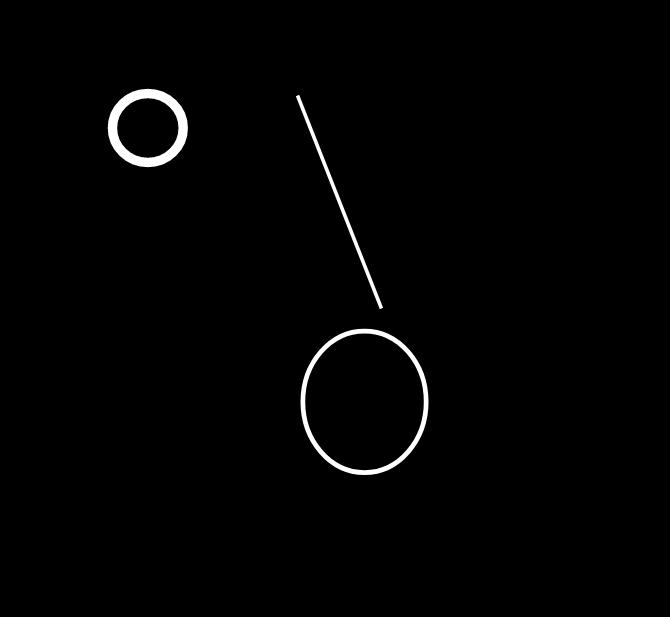
#> input picture test_images/image1.jpg, 670 x 617 px
$ python main.py --img_path test_images/image1.jpg
#> lines starting #> are read from the running program, lines starting #| are printed output that depends on the picture; after the words box and inside, x2 and y2 are one past the last pixel; in counts of white or black regions, pixels touching at a corner belong together
### angleDetector.py
import cv2
import matplotlib.pyplot as plt
import math
import numpy as np

# required for Hierarchical Clustering
from scipy.cluster.hierarchy import single, fcluster
from scipy.spatial.distance import pdist

from collections import defaultdict

# to find angle from slope
from math import atan, degrees


class angleDetector():
  def __init__(self, img):
    self.im = img
    self.coords = 0
    self.cluster_dict = defaultdict(lambda: [])

  def _sample_black_im(self):
    return np.zeros_like(self.im)

  def find_coord(self):
    """
        groups all points in the image
    """
    np_arr = np.array(self.im)
    self.coords = np.column_stack(np.where(np_arr > 0))
    return self.coords

  def draw_coords_on_black_im(self, coords):
    """
      draws an array of points on a plain black image. (useful for testing)
    """
    sample_im = self._sample_black_im()
    for coord in coords:
      sample_im = cv2.circle(sample_im, (int(coord[1]),int(coord[0])), radius=0, color=(255, 255, 255), thickness=-1)
    self.plot_im(sample_im)
    return sample_im

  def plot_im(self, im):
    plt.imshow(im, cmap="gray")

  def find_clusters(self):
    """
      finds clusters in a set of points. hierarchical clustering used.

      references:
      1. https://docs.scipy.org/doc/scipy/reference/generated/scipy.cluster.hierarchy.single.html#scipy.cluster.hierarchy.single
      2. https://www.analyticsvidhya.com/blog/2021/08/hierarchical-clustering-algorithm-python/
    """

    # generate the linkage matrix
    X = self.coords
    y = pdist(X)
    Z = single(y)
    self.clusters = fcluster(Z, 1, criterion='distance')
    self.clusters = np.expand_dims(self.clusters, axis=1)
    # remove empty arrays
    self.clusters[self.clusters.astype(bool)]
    print(f" clusters.shape: {self.clusters.shape}")
    return self.clusters

  def group_coords(self):
    """
    group all points into their respective clusters.

    """
    # stack clusters and coordinates
    # group = np.hstack((self.clusters,self.coords))
    group = zip(self.clusters,self.coords)
    cluster_dict = defaultdict(lambda: [])
    for k, v in group:
      cluster_dict[k[0]].append(v)

    # converting all dictionary to np arrays
    for k in cluster_dict:
      cluster_dict[k] = np.array(cluster_dict[k])

    # cleaning of cluster
    # number of points that should be present to consider it a valid cluster
    tmp_dict = cluster_dict.copy()
    thresh = 100
    for k in tmp_dict:
      if len(cluster_dict[k]) < thresh:
        del cluster_dict[k]

    self.cluster_dict = cluster_dict
    # print(f"cluster_dict: {cluster_dict}")

    return self.cluster_dict

  def arr_line_equation(self, arr):
    """
     finds the line equation of a numpy array

     references:
     1. https://stackoverflow.com/questions/67387303/line-equation-of-every-two-consecutive-points-in-a-numpy-array
    """
    # [13 lines of commented-out code are left out]

    (y1,x1),(y2,x2) = self.find_min_max_wrt_x_coord(arr)
    m = (y2 - y1)/(x2 - x1)
    c = y2 - m * x2

    # print(f" m:{m},c:{c}")
    return (m,c)

  def line_detector(self):
    """
      find the line cluster and its equation from all the clusters in the image
    """
    group = self.group_coords()
    cluster_slope_dict = defaultdict(lambda: [])
    print("\n assuming all clusters are line and finding line equation for all:")
    for k in group:
      m, b = self.arr_line_equation(group[k])           # slope of each cluster
      cluster_slope_dict[k] = (m, b)

      print(f"key: {k}, m: {m}, b: {b}")

    print("\n")
    self.cluster_slope_dict = cluster_slope_dict

    # print(cluster_slope_dict)
    return cluster_slope_dict

  # [7 lines left out: function find_min_max_coord, not called in this run]


  def find_min_max_wrt_x_coord(self, cluster):
    """
      find min max w.r.t x coordinates
    """

    y1, x1 = cluster[np.argmin(cluster[:,1], axis=0)]
    y2, x2 = cluster[np.argmax(cluster[:,1], axis=0)]
    return ((y1,x1),(y2,x2))

  def find_distance(self,a, b):
    """Return distance between line a and b"""
    dist = np.linalg.norm(a-b)
    return dist

  def only_keep_line(self):
    """
      only keep line segment and removes all other cluster
    """
    group = self.group_coords()
    self.group = group
    self.line_arr = defaultdict(lambda: 0)
    line_dist = defaultdict(lambda: 0)
    for k in group:
      m,b = self.cluster_slope_dict[k]

      # assuming all cluster fit the line equation
      xarr = group[k][:,1]
      yarr = m * xarr + b
      arr = np.concatenate([yarr[:,None],xarr[:,None]], axis=1)
      self.line_arr[k] = arr


      line_dist[k] = self.find_distance(group[k], arr)
      print(f"key: {k}, line distance from actual points: {line_dist[k]}")

    # find cluster with smallest distance ( that should be the line segment)
    temp = min(line_dist.values())
    is_line = [key for key in line_dist if line_dist[key] == temp][0]
    self.is_line = is_line
    print(f"\nkey of line segment: {is_line}")

    return self.is_line
    # angle = self.find_angle_wrt_x_axis(is_line)
    # print(f"\n is_line: {is_line}, angle: {angle}\n\n")

  def find_angle_wrt_x_axis(self,k):
    """
      find angle of a cluster assuming it is a line
    """
    # subtracted by 180 because the angle is given wrt to top line (x axis)
    m,c = self.cluster_slope_dict[k]
    if m > 0:
      angle = 180 - degrees(atan(m))
    else:
      angle = abs(degrees(atan(m)))
    return angle


### main.py
import cv2
import argparse
import matplotlib.pyplot as plt
import numpy as np
import time

# all function for detecting line segment and angle
from angleDetector import angleDetector

def main(img_path ):
#> called with img_path = 'test_images/image1.jpg'
    start_time = time.time()
    try:
        img = cv2.imread(img_path, 0 )
#> img is the input picture: shape (617, 670); min 0, max 255, mean 3
        h,w = img.shape # needed to put text on image
#> h = 617; w = 670
    except Exception as e:
        print(f"Exception {e} raised, please check if you have given a valid image path: {img_path}")

    var = angleDetector(img)

    #find clusters
    var.find_coord()
#> in find_coord, `self.coords = np.column_stack(np.where(np_arr > 0))`: self.coords = 9387 pairs, first value 88 to 479, second value 104 to 431
    clusters = var.find_clusters()
#> in find_clusters, `X = self.coords`: X has the same summary as self.coords in find_coord
#> in find_clusters, `self.clusters = fcluster(Z, 1, criterion='distance')`: self.clusters = 9387 values, max 714 at index 8523, min 1 at index 2588, mean 348.9
#|  clusters.shape: (9387, 1)
#> clusters has the same summary as self.clusters in find_clusters

    # group all clusters
    group = var.group_coords()
#> the loop in group_coords, `for k, v in group:` made 9387 passes
#> (k, v) on passes 1 to 3: ([122], [88, 120]), ([117], [88, 125]), ([117], [88, 126])
#> group = 3 items

    # detect line in all the cluster
    var.line_detector()
#> the loop in group_coords (call 2), `for k, v in group:` made 9387 passes

    # find the line segment in cluster
    line_key = var.only_keep_line()
#> line_key = 313

    # only for sanity check, draw back the line segment on image from slope and x corrdinates
    sample_im = var.draw_coords_on_black_im(var.line_arr[line_key])
#> the loop in draw_coords_on_black_im, `for coord in coords:` made 1520 passes
#> coord on passes 1 to 3: [93, 296], [93, 296], [97.9, 298]
#> pass 1, in draw_coords_on_black_im, `sample_im = cv2.circle(sample_im, (int(coord[1]),int(coord[0])), radiu..`:
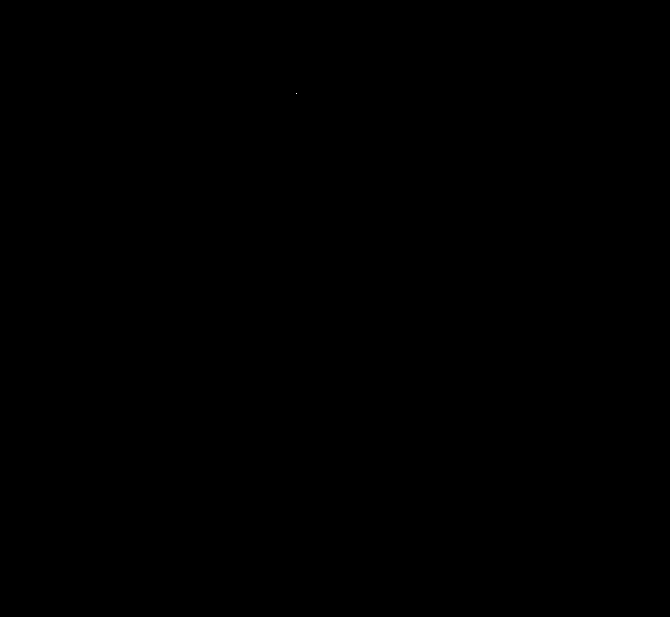
#> sample_im: shape (617, 670); 0% white in thin lines or dots, all inside (x1, y1, x2, y2) = (296, 93, 297, 94)
#> after the loop in draw_coords_on_black_im, `for coord in coords:`: sample_im: shape (617, 670); 0.02% white in thin lines or dots, all inside (x1, y1, x2, y2) = (296, 93, 384, 307)

    # angle of line segment
    angle = round(var.find_angle_wrt_x_axis(line_key),2 )
#> in find_angle_wrt_x_axis, `m,c = self.cluster_slope_dict[k]`: m = 2.45; c = -631.7
#> in find_angle_wrt_x_axis, `angle = 180 - degrees(atan(m))`: angle = 112.2
#> angle = 112.2
    print(f"angle of line segment: {angle} degree")
#| angle of line segment: 112.22 degree

    time_taken = time.time() - start_time
    print(f"\ntime taken for finding angle of image is : {time_taken}")

    print("plotting line segment")
    while True:

        cv2.imshow( "original image", img)
        # line segmet drawn

        cv2.putText(sample_im,f"angle: {angle} degrees ", (10,h-10), cv2.FONT_HERSHEY_SIMPLEX, 1,(255,255,255),1,2)
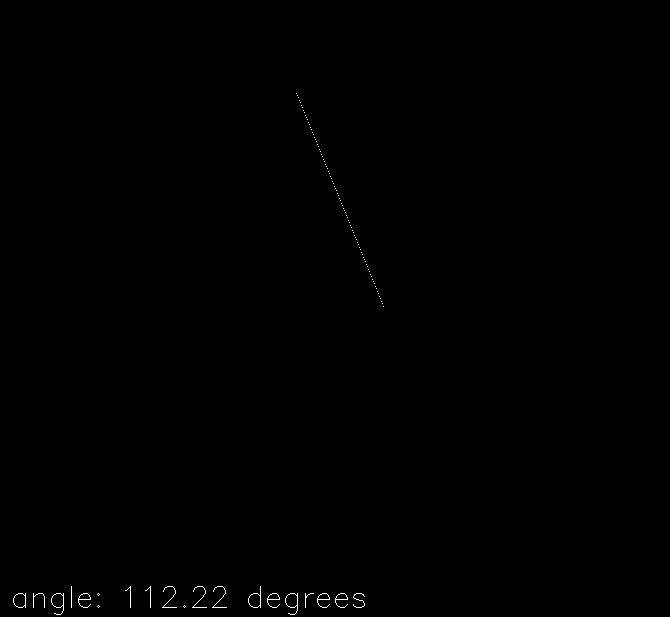
#> sample_im: shape (617, 670); 0.2% white in thin lines or dots, all inside (x1, y1, x2, y2) = (13, 93, 384, 615)

        cv2.imshow( "lines_segment drawn from slope", sample_im)
        if cv2.waitKey(1) & 0xFF== ord('q'):
#> (key q is pressed here)
            break

        img_with_line = np.concatenate((img, np.ones([h,2])*255), axis=1)
        cv2.putText(img_with_line,f"original img ", (10,h-10), cv2.FONT_HERSHEY_SIMPLEX, 1,(255,255,255),1,2)

        out_im = np.concatenate((img_with_line, sample_im), axis=1)
        cv2.imwrite("out.jpg", out_im)

    return angle


if __name__=="__main__":
    parser = argparse.ArgumentParser(description='Find angle of a line segment in a image w.r.t x axis')
    parser.add_argument('--img_path', dest="img_path", type=str, help='image path with a line segment in it.')
    args = parser.parse_args()

    print(f"image_path: {args.img_path}")
    angle = main(args.img_path)
#> angle = 112.2

$ run again, on test_images/image3.jpg
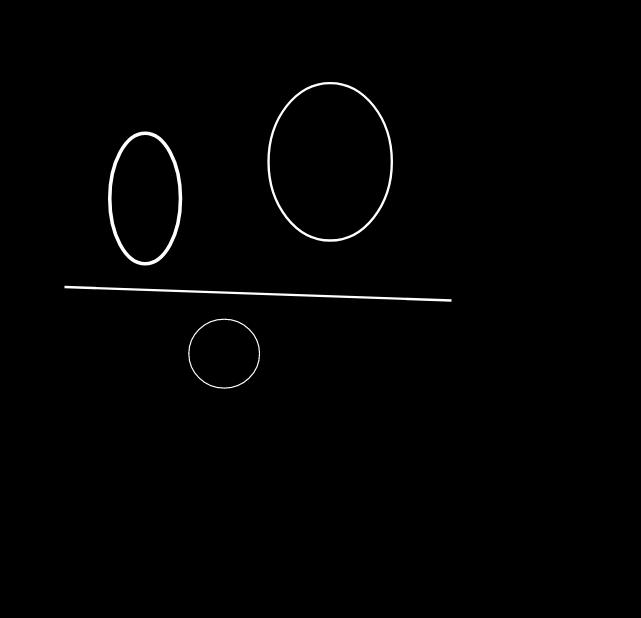
#> input picture test_images/image3.jpg, 641 x 618 px
#> in main, img is the input picture: shape (618, 641); min 0, max 255, mean 2.2
#> self.coords = 9992 pairs, first value 80 to 391, second value 64 to 455
#> X has the same summary as self.coords in find_coord
#> self.clusters = 9992 values, max 909 at index 8460, min 1 at index 5000, mean 534.6
#|  clusters.shape: (9992, 1)
#> clusters has the same summary as self.clusters in find_clusters
#> the loop in group_coords, `for k, v in group:` made 9992 passes
#> (k, v) on passes 1 to 3: ([225], [80, 305]), ([223], [80, 308]), ([223], [80, 309])
#> group = 4 items
#> the loop in group_coords (call 2), `for k, v in group:` made 9992 passes
#> line_key = 897
#> the loop in draw_coords_on_black_im, `for coord in coords:` made 1809 passes
#> coord on passes 1 to 3: [285.2, 70], [285.2, 70], [285.2, 70]
#> m = 0.0308; c = 283
#> in find_angle_wrt_x_axis, `angle = 180 - degrees(atan(m))`: angle = 178.2
#| angle of line segment: 178.24 degree
#> in main, `cv2.putText(sample_im,f"angle: {angle} degrees ", (10,h-10), cv2.FONT_..`:
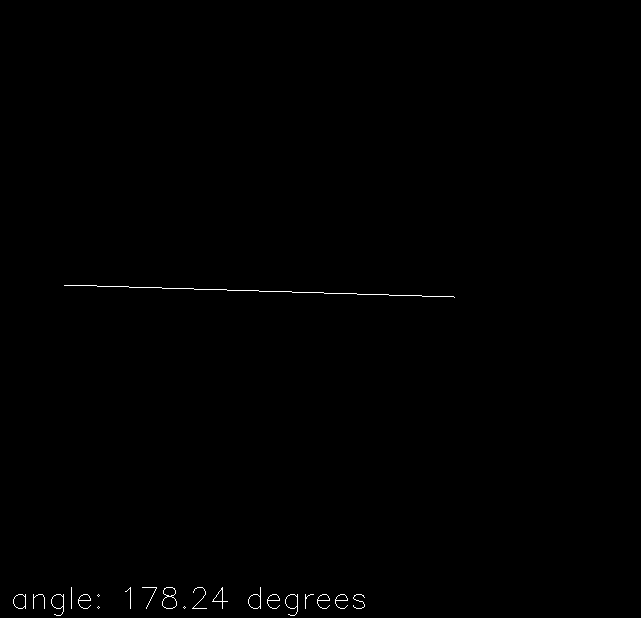
#> sample_im: shape (618, 641); 0.29% white in thin lines or dots, all inside (x1, y1, x2, y2) = (13, 285, 455, 616)

$ run again, on test_images/image4.jpg
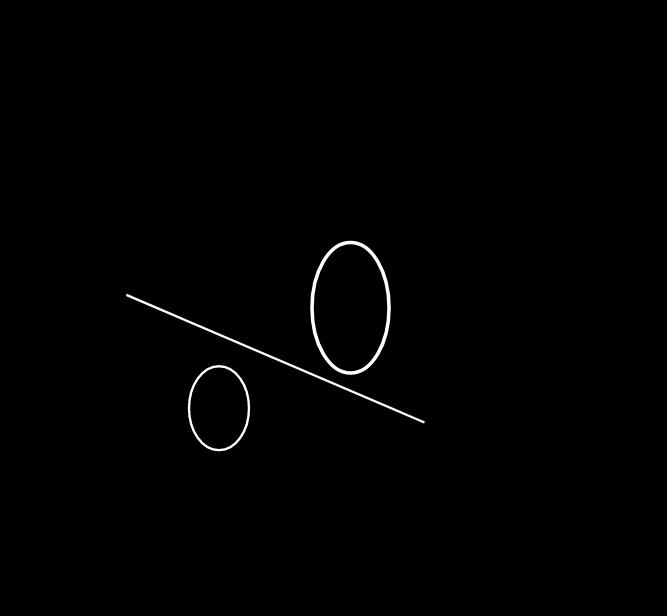
#> input picture test_images/image4.jpg, 667 x 616 px
#> in main, img is the input picture: shape (616, 667); min 0, max 255, mean 1.6
#> self.coords = 6976 pairs, first value 240 to 455, second value 120 to 431
#> X has the same summary as self.coords in find_coord
#> self.clusters = 6976 values, max 718 at index 3259, min 1 at index 3570, mean 377.9
#|  clusters.shape: (6976, 1)
#> clusters has the same summary as self.clusters in find_clusters
#> the loop in group_coords, `for k, v in group:` made 6976 passes
#> (k, v) on passes 1 to 3: ([543], [240, 329]), ([543], [240, 330]), ([543], [240, 331])
#> group = 3 items
#> the loop in group_coords (call 2), `for k, v in group:` made 6976 passes
#> line_key = 433
#> the loop in draw_coords_on_black_im, `for coord in coords:` made 1641 passes
#> coord on passes 1 to 3: [300.9, 126], [301.7, 128], [299.4, 122]
#> m = 0.386; c = 252.2
#> in find_angle_wrt_x_axis, `angle = 180 - degrees(atan(m))`: angle = 158.9
#| angle of line segment: 158.88 degree
#> in main, `cv2.putText(sample_im,f"angle: {angle} degrees ", (10,h-10), cv2.FONT_..`:
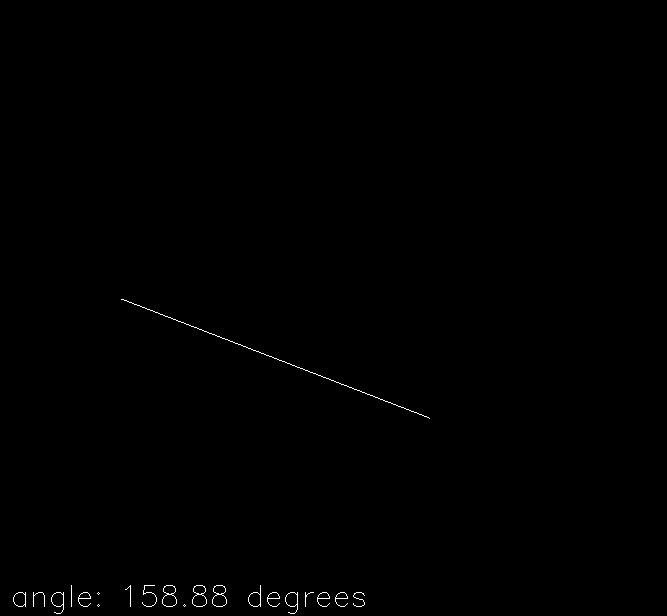
#> sample_im: shape (616, 667); 0.27% white in thin lines or dots, all inside (x1, y1, x2, y2) = (13, 299, 430, 614)

$ run again, on test_images/image5.jpg
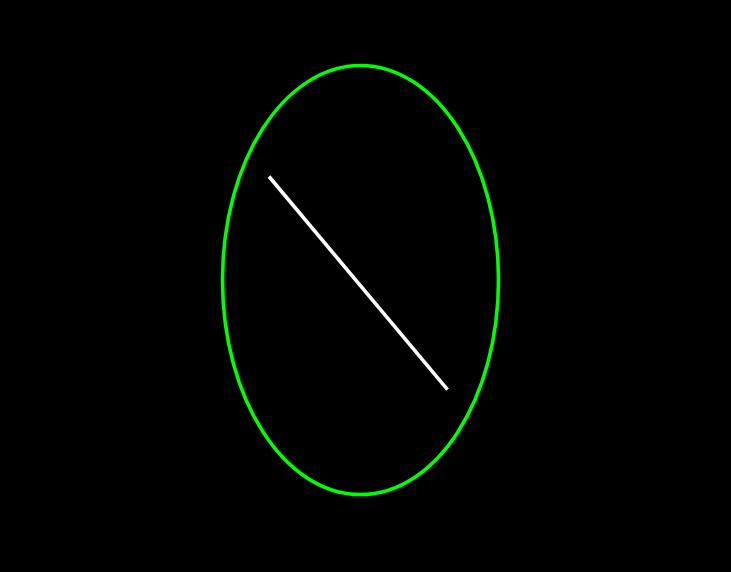
#> input picture test_images/image5.jpg, 731 x 572 px
#> self.coords = 12055 pairs, first value 56 to 503, second value 216 to 503
#> X has the same summary as self.coords in find_coord
#> self.clusters = 12055 values, max 1118 at index 4005, min 1 at index 6441, mean 573.4
#|  clusters.shape: (12055, 1)
#> clusters has the same summary as self.clusters in find_clusters
#> the loop in group_coords, `for k, v in group:` made 12055 passes
#> (k, v) on passes 1 to 3: ([739], [56, 354]), ([739], [56, 355]), ([739], [56, 356])
#> group = 2 items
#> the loop in group_coords (call 2), `for k, v in group:` made 12055 passes
#> line_key = 922
#> the loop in draw_coords_on_black_im, `for coord in coords:` made 1725 passes
#> coord on passes 1 to 3: [182.8, 270], [183.9, 271], [182.8, 270]
#> m = 1.14; c = -123.7
#> in find_angle_wrt_x_axis, `angle = 180 - degrees(atan(m))`: angle = 131.4
#| angle of line segment: 131.38 degree
#> in main, `cv2.putText(sample_im,f"angle: {angle} degrees ", (10,h-10), cv2.FONT_..`:
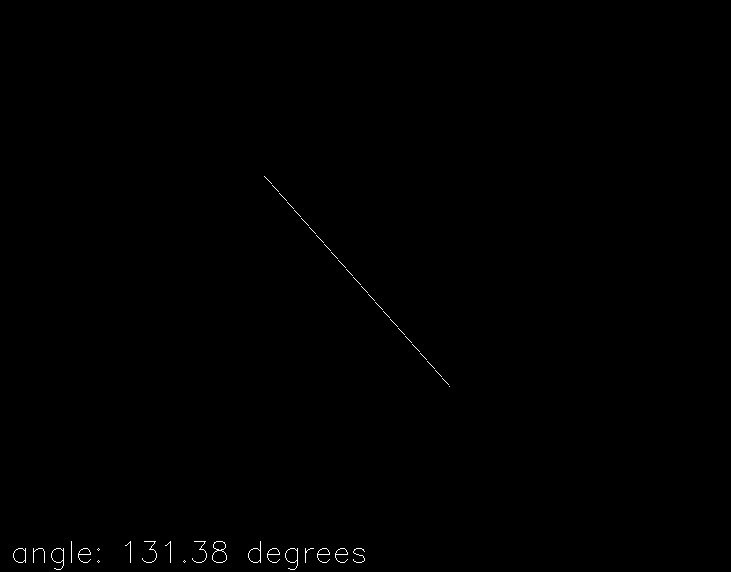
#> sample_im: shape (572, 731); 0.22% white in thin lines or dots, all inside (x1, y1, x2, y2) = (13, 176, 450, 570)
